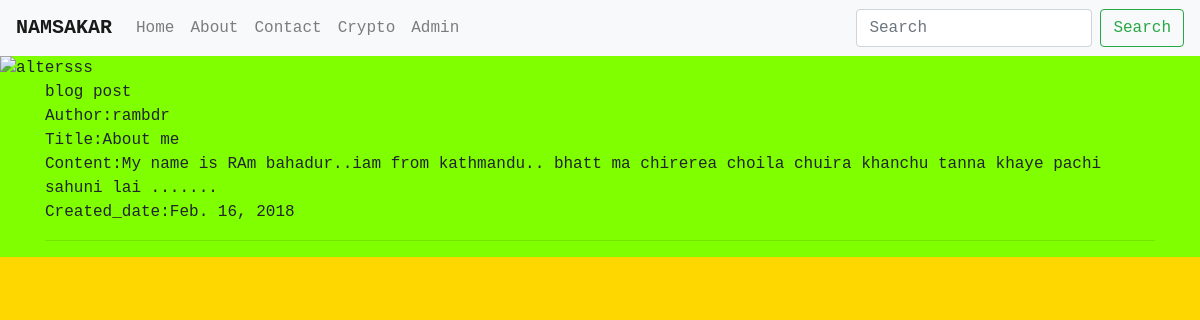
The page /post/5 on the database its author committed.
### blog/models.py (models this page shows, shortened)
class Post(models.Model):
    author = models.ForeignKey("auth.User")
    title = models.CharField(max_length=100)
    content = models.TextField()
    created_date = models.DateField(auto_now_add=True)

### blog/views.py (the view)
# urls.py: url(r'post/(?P<pk>\d+)',get_one_post,name = "detail"),
def get_one_post(request,*args,**kwargs):
    arg=kwargs.get('pk')
    one_post = get_object_or_404(Post, pk = arg)
    ctx={
    "one_post" : one_post
    }
    return render(request,'post_detail.html',context=ctx)

### templates/post_detail.html (shortened to what this page needs)
{% extends 'base.html' %}
{% block bodyBlock %}
     <marquee>blog post </marquee>
    Author:{{ one_post.author }}<br>
    Title:{{ one_post.title }}<br>
    Content:{{ one_post.content }}<br>
    Created_date:{{ one_post.created_date }}<br>
    <hr>
{% endblock %}

### static/styles.css (style rules this page uses)
html, body { background:gold; }

### templates/snippets/css.html (style rules this page uses)
body { background: chartreuse; font-family: "Courier New"; }

### rows shown on the page
Post: author "rambdr", title "About me", content "My name is RAm bahadur..iam from kathmandu.. bhatt ma chirerea choila chuira khanchu tanna khaye pachi sahuni lai .......", created_date "Feb. 16, 2018"
